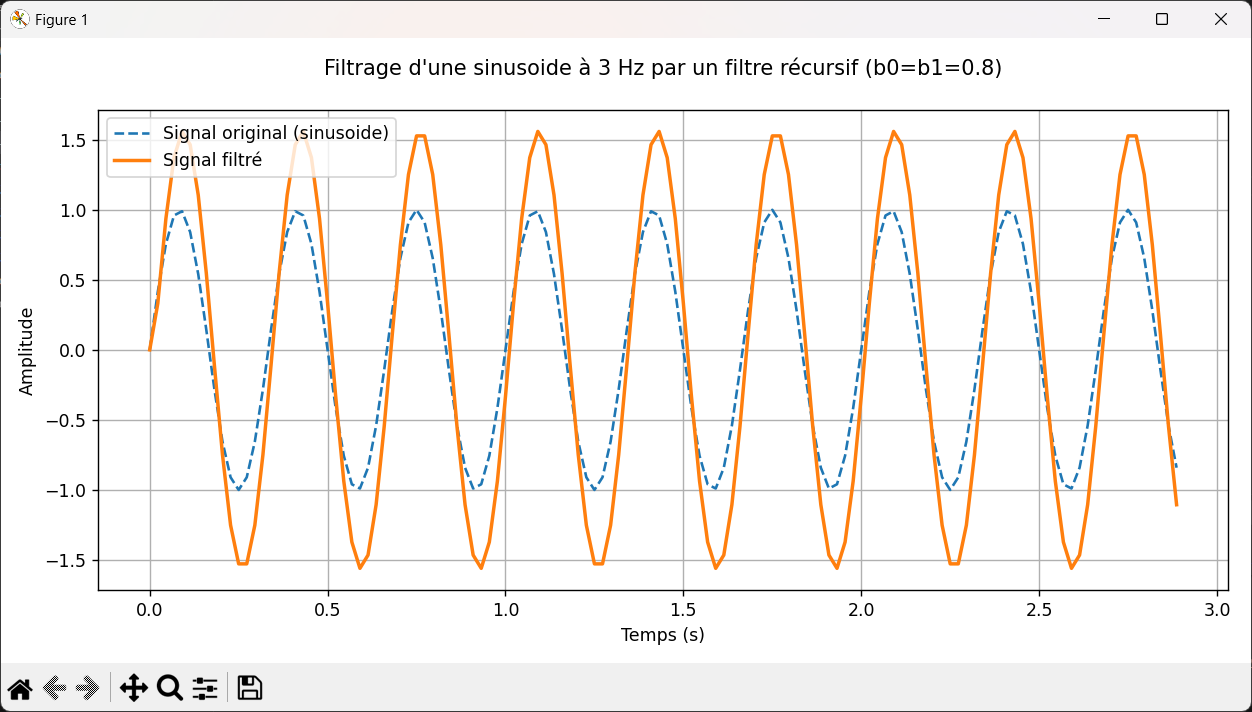

Write Python code to recreate this figure.
import numpy as np
import matplotlib.pyplot as plt
import scipy

N = 128      
Fe = 44    

t = np.arange(N)/Fe
x = np.sin(2*np.pi*3*t)

#application de filtre récursif
b0, b1 = 0.8, 0.8
b = [b0, b1]
a = [1]  # Pas de terme récursif
y1 = scipy.signal.lfilter(b,a,x)

#affichage
plt.figure(figsize=(10,5))
plt.plot(t,x,label="Signal original (sinusoide)",linestyle="--")
plt.plot(t,y1,label="Signal filtré",linewidth=2)

plt.title(f"Filtrage d'une sinusoide à 3 Hz par un filtre récursif (b0=b1=0.8)", pad=20)
plt.xlabel('Temps (s)')
plt.ylabel('Amplitude')
plt.legend()
plt.grid(True)
plt.tight_layout()
plt.show()
